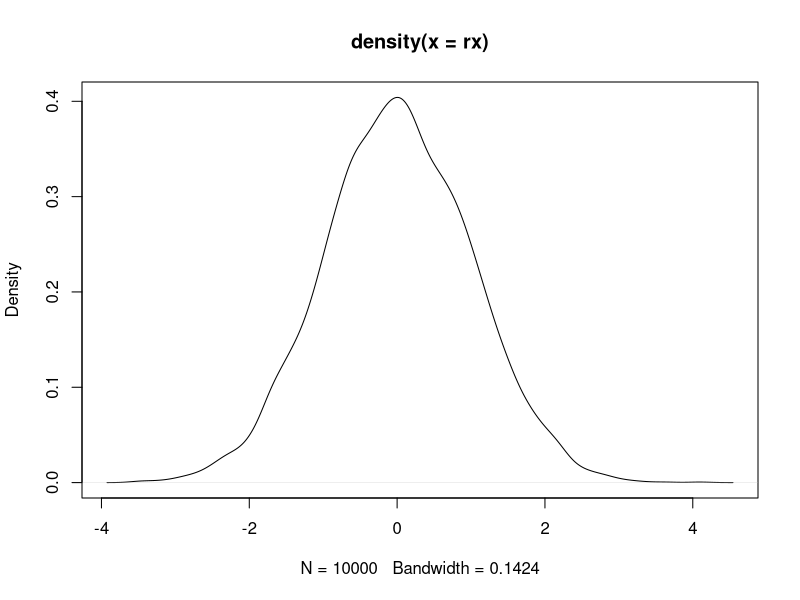
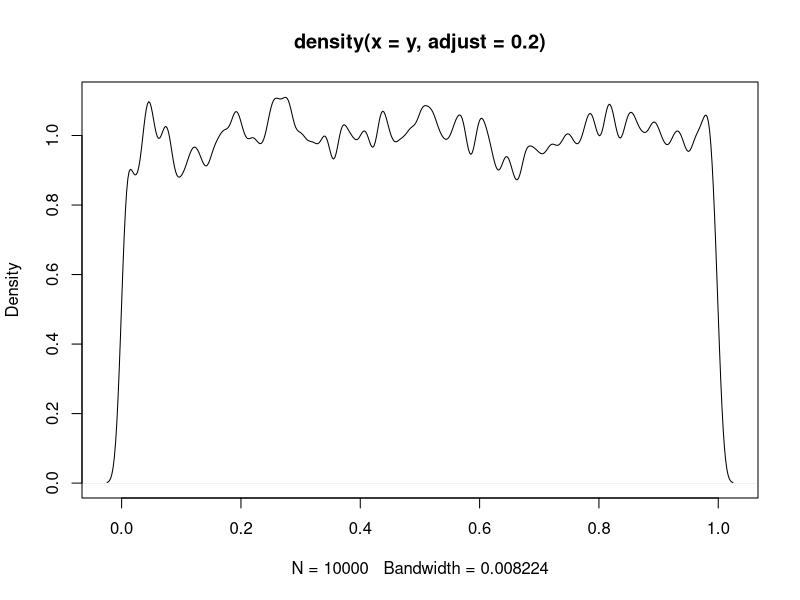
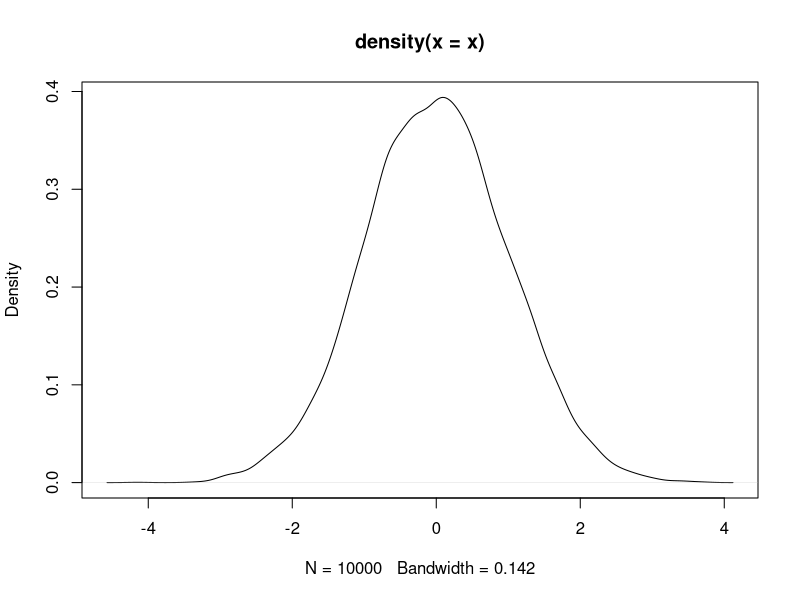
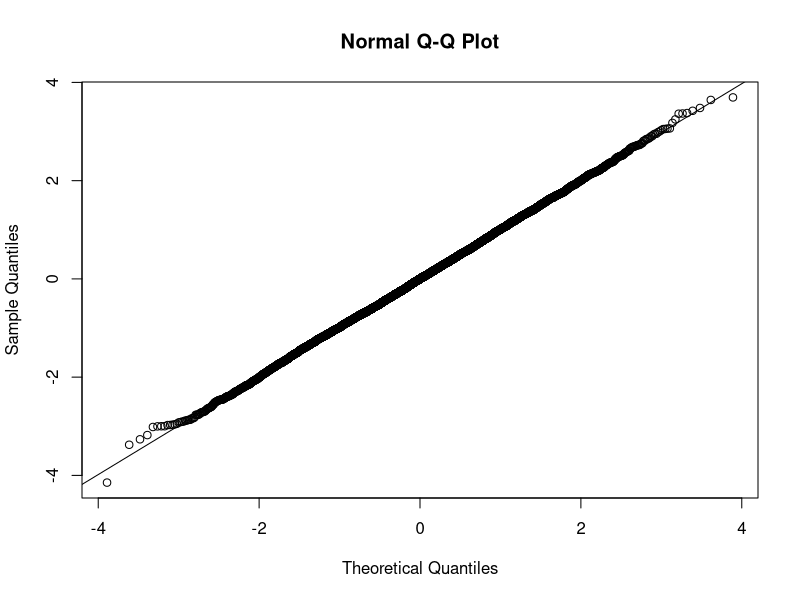
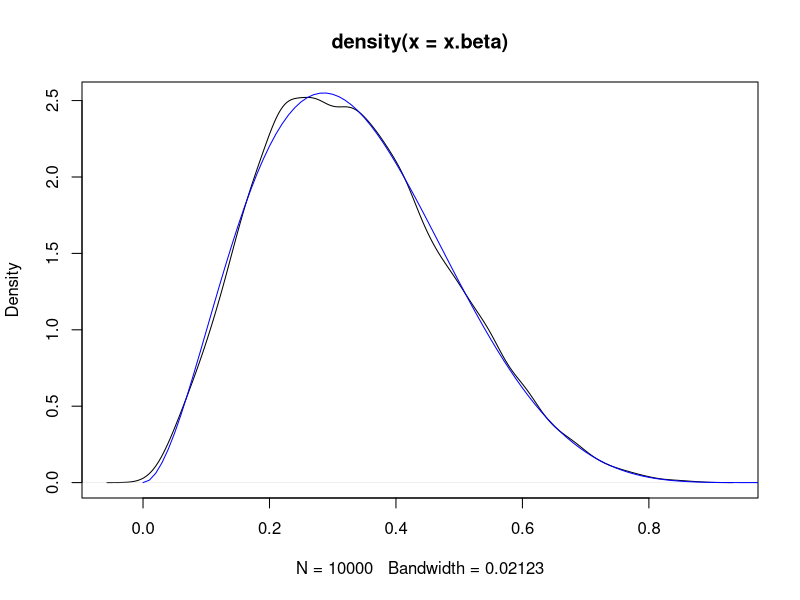

The R script that drew these images, in order:
# Draw 10000 random Normal values
rx <- rnorm(10000,0,1)
# Check them
plot( density(rx) )
# Transform them to the probability scale
y <- pnorm( rx, 0, 1 )
# Check the y's - they should be uniform
plot( density(y, adjust=0.2) )
# And they are!

# OK, so what we have seen is that
# if we start from random Normals, and
# we "map" them to the probability scale
# using the cumulative Normal distribution,
# we get a uniform distribution.

# What if we go in "reverse"?
# Starting from random uniform values,
# we could "map" them to random Normals
# using the INVERSE cumulative Normal
# distribution.

# Draw random uniforms (0,1)
ry <- runif(10000,0,1)

# Transform them to the Normal scale
x <- qnorm( ry, 0, 1 )

# Check that we got random Normals
plot( density( x ) )

# Looks pretty good! Compare using qqplot
qqnorm( x )
qqline( x )

# This works for *any* distribution!
# Try a beta distribution
x.beta <- qbeta( ry, 3, 6 )
plot( density(x.beta) )
# Add on the theoretical density of beta
xx <- seq(0,1,0.01)
lines( xx, dbeta( xx, 3, 6 ), col = "blue" )
# Looks good!


